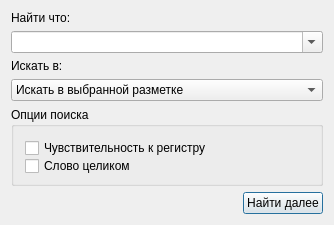
<?xml version="1.0" encoding="UTF-8"?>
<ui version="4.0">
 <class>SearchDialogClass</class>
 <widget class="QDialog" name="SearchDialogClass">
  <property name="geometry">
   <rect>
    <x>0</x>
    <y>0</y>
    <width>334</width>
    <height>225</height>
   </rect>
  </property>
  <property name="minimumSize">
   <size>
    <width>334</width>
    <height>225</height>
   </size>
  </property>
  <property name="maximumSize">
   <size>
    <width>334</width>
    <height>225</height>
   </size>
  </property>
  <property name="windowTitle">
   <string>Поиск фраз</string>
  </property>
  <layout class="QVBoxLayout" name="verticalLayout">
   <item>
    <widget class="QLabel" name="label">
     <property name="text">
      <string>Найти что:</string>
     </property>
    </widget>
   </item>
   <item>
    <widget class="QComboBox" name="comboBox_searchName">
     <property name="editable">
      <bool>true</bool>
     </property>
    </widget>
   </item>
   <item>
    <widget class="QLabel" name="label_2">
     <property name="text">
      <string>Искать в:</string>
     </property>
    </widget>
   </item>
   <item>
    <widget class="QComboBox" name="comboBox_searchType">
     <property name="editable">
      <bool>false</bool>
     </property>
     <item>
      <property name="text">
       <string>Искать в выбранной разметке</string>
      </property>
     </item>
    </widget>
   </item>
   <item>
    <widget class="QGroupBox" name="groupBox">
     <property name="sizePolicy">
      <sizepolicy hsizetype="Preferred" vsizetype="Preferred">
       <horstretch>0</horstretch>
       <verstretch>0</verstretch>
      </sizepolicy>
     </property>
     <property name="maximumSize">
      <size>
       <width>16777215</width>
       <height>16777215</height>
      </size>
     </property>
     <property name="title">
      <string>Опции поиска</string>
     </property>
     <property name="checkable">
      <bool>false</bool>
     </property>
     <layout class="QGridLayout" name="gridLayout">
      <property name="verticalSpacing">
       <number>2</number>
      </property>
      <item row="0" column="0">
       <widget class="QCheckBox" name="checkBox_caseSensitive">
        <property name="sizePolicy">
         <sizepolicy hsizetype="Minimum" vsizetype="Maximum">
          <horstretch>0</horstretch>
          <verstretch>0</verstretch>
         </sizepolicy>
        </property>
        <property name="minimumSize">
         <size>
          <width>0</width>
          <height>20</height>
         </size>
        </property>
        <property name="text">
         <string>Чувствительность к регистру </string>
        </property>
       </widget>
      </item>
      <item row="1" column="0">
       <widget class="QCheckBox" name="checkBox_wholeWord">
        <property name="sizePolicy">
         <sizepolicy hsizetype="Minimum" vsizetype="Preferred">
          <horstretch>0</horstretch>
          <verstretch>0</verstretch>
         </sizepolicy>
        </property>
        <property name="minimumSize">
         <size>
          <width>0</width>
          <height>20</height>
         </size>
        </property>
        <property name="text">
         <string>Слово целиком</string>
        </property>
       </widget>
      </item>
     </layout>
    </widget>
   </item>
   <item>
    <layout class="QHBoxLayout" name="horizontalLayout">
     <item>
      <spacer name="horizontalSpacer">
       <property name="orientation">
        <enum>Qt::Horizontal</enum>
       </property>
       <property name="sizeHint" stdset="0">
        <size>
         <width>40</width>
         <height>20</height>
        </size>
       </property>
      </spacer>
     </item>
     <item>
      <widget class="QPushButton" name="pushButton_findNext">
       <property name="text">
        <string>Найти далее</string>
       </property>
      </widget>
     </item>
    </layout>
   </item>
   <item>
    <spacer name="verticalSpacer">
     <property name="orientation">
      <enum>Qt::Vertical</enum>
     </property>
     <property name="sizeHint" stdset="0">
      <size>
       <width>20</width>
       <height>40</height>
      </size>
     </property>
    </spacer>
   </item>
  </layout>
 </widget>
 <layoutdefault spacing="6" margin="11"/>
 <resources/>
 <connections/>
</ui>
